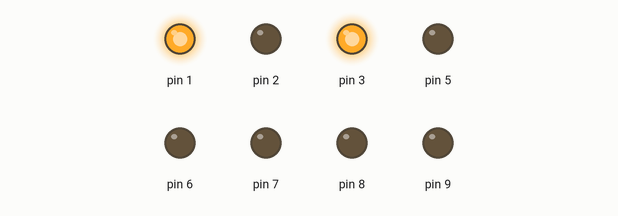
This sketch was run on a simulated Arduino Leonardo, built with avr-gcc and run on an emulated ATmega32U4. Shown: output pins drawn as LEDs (lit = HIGH). Pins used as bus, display or sensor lines are not drawn; what the sketch prints to the serial monitor is not drawn.

Above: at 5.08 s.
At 5.3 s:
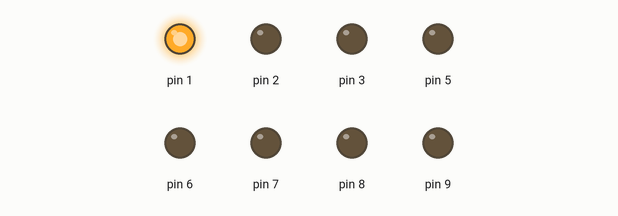
At 6.39 s:
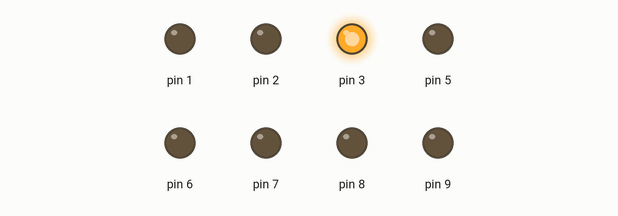
At 7.5 s:
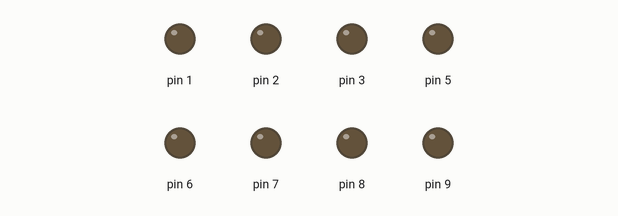
Timing chart, 0 to 8.4 s (numbered marks = the images above):
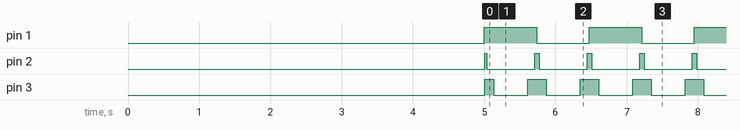

The sketch:

Robot.ino
```cpp
#include "Stepper.h"
#include "AngleSensor.h"
#include "PID.h"

// This is for Leonardo
Pin pin0 = { &DDRD, &PORTD, 2 };
Pin pin1 = { &DDRD, &PORTD, 3 };
Pin pin2 = { &DDRD, &PORTD, 1 };
Pin pin3 = { &DDRD, &PORTD, 0 };
Pin pin4 = { &DDRD, &PORTD, 4 };
Pin pin5 = { &DDRC, &PORTC, 6 };
Pin pin6 = { &DDRD, &PORTD, 7 };
Pin pin7 = { &DDRE, &PORTE, 6 };
Pin pin8 = { &DDRB, &PORTB, 4 };
Pin pin9 = { &DDRB, &PORTB, 5 };

Stepper stepper1(600, pin1, pin0, pin4, pin3, pin2, false);
Stepper stepper2(600, pin6, pin5, pin9, pin8, pin7, true);

//AngleSensor angleSensor();
PID pid(-10, 0, 0);

#define ANGLE_OFFSET 1.9
#define MAX_SPEED 1200.0
#define DEBUG

void setup() {
    Serial.begin(9600);
    delay(5000);

    // Initialize steppers
    pinMode(0, OUTPUT);
    pinMode(5, OUTPUT);

    stepper1.setMaxSpeed(MAX_SPEED);
    stepper1.setAcceleration(3200.0);
    stepper1.setSpeed(MAX_SPEED);

    // Initialize timer
    // With 16Mhz Clock speed, prescaling 8 and OSC1A 300
    // the ISR will be called every 150 µs
    cli();
    TCCR1A = 0;
    TCCR1B = (1 << WGM12) | (1 << CS11);
    OCR1A = 300;
    TIMSK1 = (1 << OCIE1A);
    sei();
}

ISR(TIMER1_COMPA_vect)
{
    stepper1.run();
}

#if 0
void update_speed()
{
    angleSensor.update();

    float currentAngle = angleSensor.getAngle();
    float speedCorrection = pid.calculate(ANGLE_OFFSET, currentAngle)

    // The wheels should at least compensate for the current rotation
    speed = angleSensor.getRate() * 4.239e-3 + speedCorrection;

    // We have fallen, stop struggeling
    float absoluteAngle = abs(currentAngle);
    if (absoluteAngle > 45)
        speed = 0;

    stepper1.setSpeed(speed);
    stepper2.setSpeed(speed);
}
#endif

void loop() {
    // update_speed();

    stepper1.accelerate();
    if(stepper1.getCurrentSpeed() > MAX_SPEED - 20)
        stepper1.setSpeed(-MAX_SPEED);
    if(stepper1.getCurrentSpeed() < -MAX_SPEED + 20)
        stepper1.setSpeed(MAX_SPEED);
}
```

AngleSensor.cpp
```cpp
#include "Arduino.h"
#include "AngleSensor.h"

#define GYRO_FACTOR 0.98
#define ACCEL_FACTOR 0.02

// Where do these come from?
#define GYRO_X_OFFSET -327
#define GYRO_Y_OFFSET  160
#define GYRO_Z_OFFSET   17


AngleSensor::AngleSensor()
{
		Wire.begin();

    // Initialize variables
    _lastUpdateTime = 0;
    _mpu.initialize();
    _mpu.setXGyroOffset(0);
    _mpu.setYGyroOffset(0);
    _mpu.setZGyroOffset(0);
}

float AngleSensor::getAngle()
{
    return _currentAngle;
}

float AngleSensor::getRate()
{
    return _currentRate;
}

void AngleSensor::update()
{
    unsigned long currentTime = micros();

    // Read raw accel/gyro measurements from MPU6050
    int ax, ay, az, gx, gy, gz;
    _mpu.getMotion6(&ax, &ay, &az, &gx, &gy, &gz);

    // Remove offsets
    gx -= GYRO_X_OFFSET;
    gy -= GYRO_Y_OFFSET;
    gz -= GYRO_Z_OFFSET;

    // Calculate angles both from accelerometer and gyroscope
    float angleAccel = -atan((double)ax / az) * 57.29578;

    // Correct for angle overflow...
    if (angleAccel > 0 && abs(angleAccel) > 80)
        angleAccel = abs(angleAccel) * ((ax < 0) ? -1 : 1);

    _currentRate = gy * 7.62939453125e-6;

    float diffTime = (currentTime - _lastUpdateTime) * 1e-6;	// in seconds
    if(_lastUpdateTime == 0)
    {
        _currentAngle = angleAccel;
    }
    else
    {
        float angleGyro = _currentAngle + _currentRate * diffTime;   // 250 / 32768 / 1000000
        _currentAngle = angleGyro * GYRO_FACTOR + angleAccel * ACCEL_FACTOR;
    }
    _lastUpdateTime = currentTime;
}
```

AngleSensor.h
```cpp
#pragma once
#include <I2Cdev.h>
#include <MPU6050.h>

class AngleSensor
{
public:
    AngleSensor();

    void update();
    float getAngle();
    float getRate();

private:
    MPU6050 _mpu;
    unsigned long _lastUpdateTime;   // last time update was called, in microseconds
    float _currentAngle;             // Current estimate for angle in degrees
    float _currentRate;              // Current estimate for rate in degrees/s
};
```

PID.cpp
```cpp
#include "Arduino.h"
#include "PID.h"

PID::PID(float ki, float kp, float kd)
{
    _ki = ki;
    _kp = kp;
    _kd = kd;

    _lastCalculateTime = 0;
    _lastError = 0;
    _integratedError = 0;
}

float PID::calculate(float setPoint, float currentValue)
{
    unsigned long currentTime = micros();
    if(_lastCalculateTime == 0)
    {
        _lastCalculateTime = currentTime;
        _lastError = setPoint - currentValue;
        return setPoint;
    }
    else
    {
        // Calculate different error types
        float diffTime = (currentTime - _lastCalculateTime) * 1e-6;
        float error = setPoint - currentValue;
        _integratedError += error * diffTime;
        float differentialError = (_lastError - error) / diffTime;

        _lastError = error;

        return _ki * _integratedError + _kp * error + _kd * differentialError;
    }
}
```

PID.h
```cpp
#pragma once

class PID
{
public:
    PID(float ki, float kp, float kd);
    float calculate(float setPoint, float currentValue);

private:
    // Tuning constants
    float _ki;
    float _kp;
    float _kd;

    unsigned long _lastCalculateTime;    // last time calculate was called, in microseconds
    float _lastError;
    float _integratedError;
};
```

Stepper.cpp
```cpp
#include "Stepper.h"
#include "Arduino.h"

#define SET(p) *p.port |= (1 << p.index)
#define CLR(p) *p.port &= ~(1 << p.index)
#define CFG_OUT(p) *p.ddr |= (1 << p.index)

Stepper::Stepper(	unsigned long minUsPerStep,
					Pin dirPin,
					Pin stepPin,
					Pin ms1Pin,
					Pin ms2Pin,
					Pin ms3Pin,
					bool reverse)
{
	// Set some consistent default values
	_maxSpeed = 1.0;
	_minUsPerStep = minUsPerStep;
	_acceleration = 1.0;
	_desiredSpeed = 0.0;
	_directionChanged = false;
	_currentSpeed = 0.0;
	_lastStepTime = 0;
	_usPerFullStep = 0;
	_stepCounter = 0;
	_currentMicrosteppingMode = -1;
	_desiredMicrosteppingMode = -1;

	// Store pin layout
	_reverse = reverse;
	_dirPin = dirPin;
	_stepPin = stepPin;
	_ms1Pin = ms1Pin;
	_ms2Pin = ms2Pin;
	_ms3Pin = ms3Pin;

	// Configure pins
	CFG_OUT(_dirPin);
	CFG_OUT(_stepPin);
	CFG_OUT(_ms1Pin);
	CFG_OUT(_ms2Pin);
	CFG_OUT(_ms3Pin);
}

void Stepper::setMaxSpeed(float speed)
{
	_maxSpeed = speed;
	if (_desiredSpeed > _maxSpeed)
		_desiredSpeed = _maxSpeed;
	if (_desiredSpeed < -_maxSpeed)
		_desiredSpeed = -_maxSpeed;
	updateMicrosteppingMode();
}

void Stepper::setAcceleration(float acceleration)
{
	_acceleration = acceleration;
}

void Stepper::setSpeed(float speed)
{
	_desiredSpeed = speed;
	if (_desiredSpeed > _maxSpeed)
		_desiredSpeed = _maxSpeed;
	if (_desiredSpeed < -_maxSpeed)
		_desiredSpeed = -_maxSpeed;
}

float Stepper::getCurrentSpeed()
{
	return _currentSpeed;
}

void Stepper::run()
{
	unsigned long currentTime = micros();

	// If we run for the first time, or the motor is stopped, do nothing.
	if (_lastStepTime == 0 || _desiredMicrosteppingMode == -1)
	{
		_lastStepTime = currentTime;
		return;
	}

	unsigned char nextStepSize;
	unsigned char nextStepMode;

	// If we have not changed the microstepping mode, we continue as usual
	if(_currentMicrosteppingMode == _desiredMicrosteppingMode)
	{
		nextStepMode = _currentMicrosteppingMode;
		nextStepSize = (1 << (MAX_MICROSTEPPING_MODE - nextStepMode));
	}
	else
	{
		// First, check what the fastest possible microstep is with the current state of stepCounter
		// We need to be sure that e.g. a quarter step is only done, if the stepCounter is divisible by 4.

		// We try to be fast here and avoid division since this is run in an ISR.
		// See https://graphics.stanford.edu/~seander/bithacks.html for all the nasty stuff in here
		nextStepSize = 1 << MAX_MICROSTEPPING_MODE;
		if(_stepCounter > 0)
			nextStepSize = _stepCounter & -_stepCounter;

		unsigned char desiredStepSize = 1 << (MAX_MICROSTEPPING_MODE - _desiredMicrosteppingMode);

		if(nextStepSize > desiredStepSize)
			nextStepSize = desiredStepSize;

		// Determine the microstepping mode from the chosen step size
		nextStepMode = MAX_MICROSTEPPING_MODE;
		unsigned char tempStepSize = nextStepSize;
		while(tempStepSize > 1)
		{
			tempStepSize >>= 1;
			nextStepMode--;
		}
	}

	unsigned long nextStepTime = _lastStepTime  + (_usPerFullStep >> nextStepMode);

	// Check if a step needs to be done yet
	if(nextStepTime < currentTime)
	{
		if(_currentMicrosteppingMode != nextStepMode)
			setMicrosteppingMode(nextStepMode);

		// Do a step
		SET(_stepPin);
		delayMicroseconds(2);
		CLR(_stepPin);

		_lastStepTime = nextStepTime;

		if(_directionChanged)
			_stepCounter -= nextStepSize;
		else
			_stepCounter += nextStepSize;

		// stepCounter is only needed modulo the largest step size
		_stepCounter &= (1 << MAX_MICROSTEPPING_MODE) - 1;
	}
}

void Stepper::accelerate()
{
	unsigned long currentTime = micros();

	Serial.print(_currentMicrosteppingMode, DEC);Serial.print("\t");
	Serial.println();


	if(_lastUpdateTime == 0)
	{
			_lastUpdateTime = currentTime;
			return;
	}

	float timeSinceLastUpdate = (currentTime - _lastUpdateTime) * 1e-6;

	_lastUpdateTime = currentTime;

	if (_currentSpeed == _desiredSpeed)
		return;

	bool decelerating = _currentSpeed > _desiredSpeed;
	if (decelerating)
	{
		_currentSpeed -= timeSinceLastUpdate * _acceleration;
		if (_currentSpeed < _desiredSpeed)
			_currentSpeed = _desiredSpeed;
	}
	else
	{
		_currentSpeed += timeSinceLastUpdate * _acceleration;
		if (_currentSpeed > _desiredSpeed)
			_currentSpeed = _desiredSpeed;
	}

	_usPerFullStep = 1e6 / abs(_currentSpeed);

	setDirection(_currentSpeed > 0 ? 1 : 0);
	updateMicrosteppingMode();
}

void Stepper::setDirection(bool direction)
{
	if (direction ^ _reverse)
	{
		_directionChanged = true;
		SET(_dirPin);
	}
	else
	{
		_directionChanged = false;
		CLR(_dirPin);
	}
}

void Stepper::updateMicrosteppingMode()
{
	if (_currentSpeed == 0)
	{
		_currentMicrosteppingMode = -1;
	}
	else
	{
		int maxMicroStepsPerFullStep = _usPerFullStep / _minUsPerStep;
		int microsteppingMode = 0;

		while(maxMicroStepsPerFullStep > 1)
		{
			maxMicroStepsPerFullStep >>= 1;
			microsteppingMode += 1;
		}

		if (microsteppingMode > MAX_MICROSTEPPING_MODE)
			microsteppingMode = MAX_MICROSTEPPING_MODE;

		_desiredMicrosteppingMode = microsteppingMode;
	}
}

void Stepper::setMicrosteppingMode(int microsteppingMode)
{
	_currentMicrosteppingMode = microsteppingMode;
	switch (microsteppingMode)
	{
	case 0:
		CLR(_ms1Pin);
		CLR(_ms2Pin);
		CLR(_ms3Pin);
		break;

	case 1:
		SET(_ms1Pin);
		CLR(_ms2Pin);
		CLR(_ms3Pin);
		break;

	case 2:
		CLR(_ms1Pin);
		SET(_ms2Pin);
		CLR(_ms3Pin);
		break;

	case 3:
		SET(_ms1Pin);
		SET(_ms2Pin);
		CLR(_ms3Pin);
		break;

	case 4:
		SET(_ms1Pin);
		SET(_ms2Pin);
		SET(_ms3Pin);
		break;
	}
}
```

Stepper.h
```cpp
#pragma once

#define MAX_MICROSTEPPING_MODE 4

struct Pin
{
    volatile unsigned char* ddr;
    volatile unsigned char* port;
    unsigned char index;
};

class Stepper
{
public:
    Stepper(unsigned long minUsPerStep,
            Pin dirPin,
            Pin stepPin,
            Pin ms1Pin,
            Pin ms2Pin,
            Pin ms3Pin,
            bool reverse);

    void    setMaxSpeed(float speed);
    void    setAcceleration(float acceleration);
    void    setSpeed(float speed);
    float   getCurrentSpeed();

    void    run();
    void    accelerate();

private:
    Pin        _dirPin;
    Pin        _stepPin;
    Pin        _ms1Pin;
    Pin        _ms2Pin;
    Pin        _ms3Pin;
    bool       _reverse;         // Changes wich direction is considered forward
    float      _desiredSpeed;    // The desired speed in steps per second
    float      _currentSpeed;    // The current motos speed in steps per second
    bool       _directionChanged;
    float      _maxSpeed;        // The maximum permitted speed in steps per second. Must be > 0.
    float      _acceleration;    // Acceleration in steps per second squared

	unsigned char  _desiredMicrosteppingMode;	 // The microstepping mode the motor SHOULD run at.
	unsigned char  _currentMicrosteppingMode;	 // The microstepping mode the motor runs at.
	unsigned char  _stepCounter;				 // Counts microsteps done.

    unsigned long  _minUsPerStep;    // Given the current max speed, how fast can steps be done?
    unsigned long  _lastUpdateTime;  // The last time updateSpeed was called
    unsigned long  _lastStepTime;    // The last step time in microseconds
    unsigned long  _usPerFullStep;   // The current interval between steps in microseconds. 0 means stopped.

    void setDirection(bool forward);
    void updateMicrosteppingMode();
    void setMicrosteppingMode(int microsteppingMode);
};
```

Measured:
- by itself, pin 1: alternates HIGH for 0.74 s and LOW for 0.74 s
- by itself, pin 2: alternates HIGH for 0.07 s and LOW for 0.67 s
- by itself, pin 3: repeats every 0.74 s: LOW 0.48 s, HIGH 0.26 s
